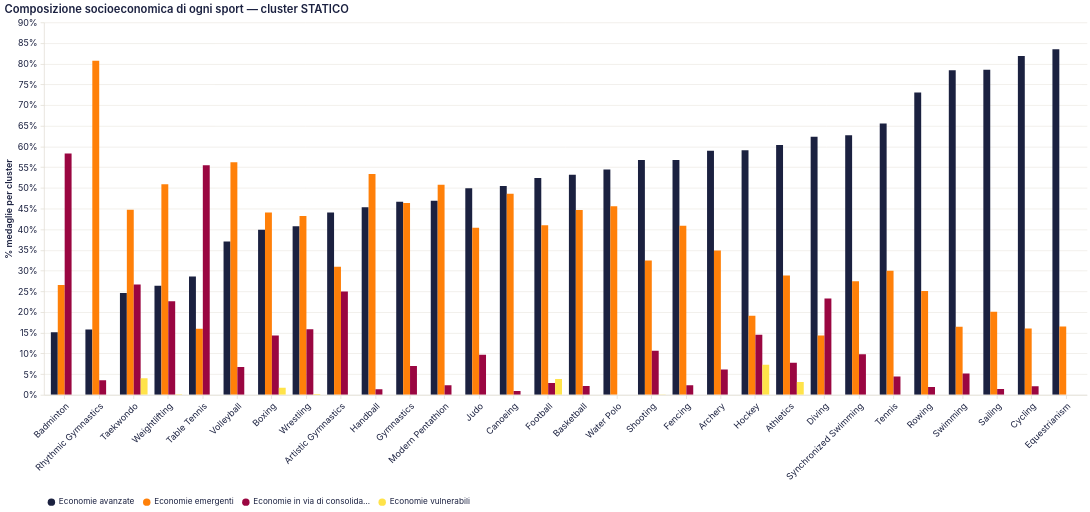

This figure's Vega-Lite source:
### Vega-Lite specification from a JSON file in a GitHub repository (floating-point values rounded to 4 significant figures)
{"$schema": "https://vega.github.io/schema/vega-lite/v5.20.1.json", "config": {"arc": {"fill": "#1b2140"}, "area": {"fill": "#1b2140", "fillOpacity": 0.15, "line": true}, "axis": {"domainColor": "#e2ddd4", "grid": true, "gridColor": "#e2ddd4", "gridWidth": 0.6, "labelAngle": 0, "labelColor": "#1b2140", "labelFont": "Inter, system-ui, -apple-system, BlinkMacSystemFont, 'Segoe UI', Roboto, sans-serif", "labelFontSize": 12, "labelFontWeight": 400, "labelPadding": 4, "tickColor": "#e2ddd4", "tickSize": 5, "titleColor": "#1b2140", "titleFont": "Inter, system-ui, -apple-system, BlinkMacSystemFont, 'Segoe UI', Roboto, sans-serif", "titleFontSize": 12, "titleFontWeight": 600}, "axisBand": {"grid": false}, "background": "transparent", "bar": {"fill": "#1b2140"}, "legend": {"labelColor": "#1b2140", "labelFont": "Inter, system-ui, -apple-system, BlinkMacSystemFont, 'Segoe UI', Roboto, sans-serif", "labelFontSize": 11, "orient": "bottom", "padding": 4, "symbolType": "circle", "titleColor": "#1b2140", "titleFont": "Inter, system-ui, -apple-system, BlinkMacSystemFont, 'Segoe UI', Roboto, sans-serif", "titleFontSize": 12}, "line": {"stroke": "#1b2140", "strokeWidth": 2}, "mark": {"color": "#1b2140"}, "path": {"stroke": "#1b2140"}, "point": {"fill": "#1b2140", "filled": true}, "range": {"category": ["#1b2140", "#ff8009", "#9a0641", "#ffe34a", "#e7b6af", "#0088b0", "#e03830"]}, "rect": {"fill": "#1b2140"}, "shape": {"stroke": "#1b2140"}, "symbol": {"fill": "#1b2140"}, "title": {"anchor": "start", "color": "#1b2140", "font": "Inter, system-ui, -apple-system, BlinkMacSystemFont, 'Segoe UI', Roboto, sans-serif", "fontSize": 15, "fontWeight": 600, "subtitleColor": "#1b2140", "subtitleFont": "Inter, system-ui, -apple-system, BlinkMacSystemFont, 'Segoe UI', Roboto, sans-serif"}, "view": {"continuousHeight": 300, "continuousWidth": 400, "fill": null, "stroke": null}}, "data": {"name": "data-7a6be5bb521c7990e82ccfdb14e7f892"}, "datasets": {"data-7a6be5bb521c7990e82ccfdb14e7f892": [{"cluster_label": "Economie avanzate", "pct_medaglie": 58.96, "sport": "Archery"}, {"cluster_label": "Economie emergenti", "pct_medaglie": 34.91, "sport": "Archery"}, {"cluster_label": "Economie in via di consolidamento", "pct_medaglie": 6.132, "sport": "Archery"}, {"cluster_label": "Economie vulnerabili", "pct_medaglie": 0.0, "sport": "Archery"}, {"cluster_label": "Economie avanzate", "pct_medaglie": 44.05, "sport": "Artistic Gymnastics"}, {"cluster_label": "Economie emergenti", "pct_medaglie": 30.95, "sport": "Artistic Gymnastics"}, {"cluster_label": "Economie in via di consolidamento", "pct_medaglie": 25.0, "sport": "Artistic Gymnastics"}, {"cluster_label": "Economie vulnerabili", "pct_medaglie": 0.0, "sport": "Artistic Gymnastics"}, {"cluster_label": "Economie avanzate", "pct_medaglie": 60.36, "sport": "Athletics"}, {"cluster_label": "Economie emergenti", "pct_medaglie": 28.82, "sport": "Athletics"}, {"cluster_label": "Economie in via di consolidamento", "pct_medaglie": 7.744, "sport": "Athletics"}, {"cluster_label": "Economie vulnerabili", "pct_medaglie": 3.078, "sport": "Athletics"}, {"cluster_label": "Economie avanzate", "pct_medaglie": 15.15, "sport": "Badminton"}, {"cluster_label": "Economie emergenti", "pct_medaglie": 26.52, "sport": "Badminton"}, {"cluster_label": "Economie in via di consolidamento", "pct_medaglie": 58.33, "sport": "Badminton"}, {"cluster_label": "Economie vulnerabili", "pct_medaglie": 0.0, "sport": "Badminton"}, {"cluster_label": "Economie avanzate", "pct_medaglie": 53.19, "sport": "Basketball"}, {"cluster_label": "Economie emergenti", "pct_medaglie": 44.68, "sport": "Basketball"}, {"cluster_label": "Economie in via di consolidamento", "pct_medaglie": 2.128, "sport": "Basketball"}, {"cluster_label": "Economie vulnerabili", "pct_medaglie": 0.0, "sport": "Basketball"}, {"cluster_label": "Economie avanzate", "pct_medaglie": 39.88, "sport": "Boxing"}, {"cluster_label": "Economie emergenti", "pct_medaglie": 44.07, "sport": "Boxing"}, {"cluster_label": "Economie in via di consolidamento", "pct_medaglie": 14.36, "sport": "Boxing"}, {"cluster_label": "Economie vulnerabili", "pct_medaglie": 1.695, "sport": "Boxing"}, {"cluster_label": "Economie avanzate", "pct_medaglie": 50.47, "sport": "Canoeing"}, {"cluster_label": "Economie emergenti", "pct_medaglie": 48.58, "sport": "Canoeing"}, {"cluster_label": "Economie in via di consolidamento", "pct_medaglie": 0.9494, "sport": "Canoeing"}, {"cluster_label": "Economie vulnerabili", "pct_medaglie": 0.0, "sport": "Canoeing"}, {"cluster_label": "Economie avanzate", "pct_medaglie": 81.89, "sport": "Cycling"}, {"cluster_label": "Economie emergenti", "pct_medaglie": 16.02, "sport": "Cycling"}, {"cluster_label": "Economie in via di consolidamento", "pct_medaglie": 2.089, "sport": "Cycling"}, {"cluster_label": "Economie vulnerabili", "pct_medaglie": 0.0, "sport": "Cycling"}, {"cluster_label": "Economie avanzate", "pct_medaglie": 62.38, "sport": "Diving"}, {"cluster_label": "Economie emergenti", "pct_medaglie": 14.36, "sport": "Diving"}, {"cluster_label": "Economie in via di consolidamento", "pct_medaglie": 23.27, "sport": "Diving"}, {"cluster_label": "Economie vulnerabili", "pct_medaglie": 0.0, "sport": "Diving"}, {"cluster_label": "Economie avanzate", "pct_medaglie": 83.49, "sport": "Equestrianism"}, {"cluster_label": "Economie emergenti", "pct_medaglie": 16.51, "sport": "Equestrianism"}, {"cluster_label": "Economie in via di consolidamento", "pct_medaglie": 0.0, "sport": "Equestrianism"}, {"cluster_label": "Economie vulnerabili", "pct_medaglie": 0.0, "sport": "Equestrianism"}, {"cluster_label": "Economie avanzate", "pct_medaglie": 56.77, "sport": "Fencing"}, {"cluster_label": "Economie emergenti", "pct_medaglie": 40.88, "sport": "Fencing"}, {"cluster_label": "Economie in via di consolidamento", "pct_medaglie": 2.348, "sport": "Fencing"}, {"cluster_label": "Economie vulnerabili", "pct_medaglie": 0.0, "sport": "Fencing"}, {"cluster_label": "Economie avanzate", "pct_medaglie": 52.38, "sport": "Football"}, {"cluster_label": "Economie emergenti", "pct_medaglie": 40.95, "sport": "Football"}, {"cluster_label": "Economie in via di consolidamento", "pct_medaglie": 2.857, "sport": "Football"}, {"cluster_label": "Economie vulnerabili", "pct_medaglie": 3.81, "sport": "Football"}, {"cluster_label": "Economie avanzate", "pct_medaglie": 46.68, "sport": "Gymnastics"}, {"cluster_label": "Economie emergenti", "pct_medaglie": 46.34, "sport": "Gymnastics"}, {"cluster_label": "Economie in via di consolidamento", "pct_medaglie": 6.974, "sport": "Gymnastics"}, {"cluster_label": "Economie vulnerabili", "pct_medaglie": 0.0, "sport": "Gymnastics"}, {"cluster_label": "Economie avanzate", "pct_medaglie": 45.33, "sport": "Handball"}, {"cluster_label": "Economie emergenti", "pct_medaglie": 53.33, "sport": "Handball"}, {"cluster_label": "Economie in via di consolidamento", "pct_medaglie": 1.333, "sport": "Handball"}, {"cluster_label": "Economie vulnerabili", "pct_medaglie": 0.0, "sport": "Handball"}, {"cluster_label": "Economie avanzate", "pct_medaglie": 59.09, "sport": "Hockey"}, {"cluster_label": "Economie emergenti", "pct_medaglie": 19.09, "sport": "Hockey"}, {"cluster_label": "Economie in via di consolidamento", "pct_medaglie": 14.55, "sport": "Hockey"}, {"cluster_label": "Economie vulnerabili", "pct_medaglie": 7.273, "sport": "Hockey"}, {"cluster_label": "Economie avanzate", "pct_medaglie": 49.92, "sport": "Judo"}, {"cluster_label": "Economie emergenti", "pct_medaglie": 40.38, "sport": "Judo"}, {"cluster_label": "Economie in via di consolidamento", "pct_medaglie": 9.703, "sport": "Judo"}, {"cluster_label": "Economie vulnerabili", "pct_medaglie": 0.0, "sport": "Judo"}, {"cluster_label": "Economie avanzate", "pct_medaglie": 46.92, "sport": "Modern Pentathlon"}, {"cluster_label": "Economie emergenti", "pct_medaglie": 50.77, "sport": "Modern Pentathlon"}, {"cluster_label": "Economie in via di consolidamento", "pct_medaglie": 2.308, "sport": "Modern Pentathlon"}, {"cluster_label": "Economie vulnerabili", "pct_medaglie": 0.0, "sport": "Modern Pentathlon"}, {"cluster_label": "Economie avanzate", "pct_medaglie": 15.79, "sport": "Rhythmic Gymnastics"}, {"cluster_label": "Economie emergenti", "pct_medaglie": 80.7, "sport": "Rhythmic Gymnastics"}, {"cluster_label": "Economie in via di consolidamento", "pct_medaglie": 3.509, "sport": "Rhythmic Gymnastics"}, {"cluster_label": "Economie vulnerabili", "pct_medaglie": 0.0, "sport": "Rhythmic Gymnastics"}, {"cluster_label": "Economie avanzate", "pct_medaglie": 73.07, "sport": "Rowing"}, {"cluster_label": "Economie emergenti", "pct_medaglie": 25.06, "sport": "Rowing"}, {"cluster_label": "Economie in via di consolidamento", "pct_medaglie": 1.87, "sport": "Rowing"}, {"cluster_label": "Economie vulnerabili", "pct_medaglie": 0.0, "sport": "Rowing"}, {"cluster_label": "Economie avanzate", "pct_medaglie": 78.53, "sport": "Sailing"}, {"cluster_label": "Economie emergenti", "pct_medaglie": 20.07, "sport": "Sailing"}, {"cluster_label": "Economie in via di consolidamento", "pct_medaglie": 1.396, "sport": "Sailing"}, {"cluster_label": "Economie vulnerabili", "pct_medaglie": 0.0, "sport": "Sailing"}, {"cluster_label": "Economie avanzate", "pct_medaglie": 56.76, "sport": "Shooting"}, {"cluster_label": "Economie emergenti", "pct_medaglie": 32.48, "sport": "Shooting"}, {"cluster_label": "Economie in via di consolidamento", "pct_medaglie": 10.64, "sport": "Shooting"}, {"cluster_label": "Economie vulnerabili", "pct_medaglie": 0.1109, "sport": "Shooting"}, {"cluster_label": "Economie avanzate", "pct_medaglie": 78.41, "sport": "Swimming"}, {"cluster_label": "Economie emergenti", "pct_medaglie": 16.44, "sport": "Swimming"}, {"cluster_label": "Economie in via di consolidamento", "pct_medaglie": 5.145, "sport": "Swimming"}, {"cluster_label": "Economie vulnerabili", "pct_medaglie": 0.0, "sport": "Swimming"}, {"cluster_label": "Economie avanzate", "pct_medaglie": 62.75, "sport": "Synchronized Swimming"}, {"cluster_label": "Economie emergenti", "pct_medaglie": 27.45, "sport": "Synchronized Swimming"}, {"cluster_label": "Economie in via di consolidamento", "pct_medaglie": 9.804, "sport": "Synchronized Swimming"}, {"cluster_label": "Economie vulnerabili", "pct_medaglie": 0.0, "sport": "Synchronized Swimming"}, {"cluster_label": "Economie avanzate", "pct_medaglie": 28.57, "sport": "Table Tennis"}, {"cluster_label": "Economie emergenti", "pct_medaglie": 15.97, "sport": "Table Tennis"}, {"cluster_label": "Economie in via di consolidamento", "pct_medaglie": 55.46, "sport": "Table Tennis"}, {"cluster_label": "Economie vulnerabili", "pct_medaglie": 0.0, "sport": "Table Tennis"}, {"cluster_label": "Economie avanzate", "pct_medaglie": 24.62, "sport": "Taekwondo"}, {"cluster_label": "Economie emergenti", "pct_medaglie": 44.72, "sport": "Taekwondo"}, {"cluster_label": "Economie in via di consolidamento", "pct_medaglie": 26.63, "sport": "Taekwondo"}, {"cluster_label": "Economie vulnerabili", "pct_medaglie": 4.02, "sport": "Taekwondo"}, {"cluster_label": "Economie avanzate", "pct_medaglie": 65.59, "sport": "Tennis"}, {"cluster_label": "Economie emergenti", "pct_medaglie": 29.96, "sport": "Tennis"}, {"cluster_label": "Economie in via di consolidamento", "pct_medaglie": 4.453, "sport": "Tennis"}, {"cluster_label": "Economie vulnerabili", "pct_medaglie": 0.0, "sport": "Tennis"}, {"cluster_label": "Economie avanzate", "pct_medaglie": 37.08, "sport": "Volleyball"}, {"cluster_label": "Economie emergenti", "pct_medaglie": 56.18, "sport": "Volleyball"}, {"cluster_label": "Economie in via di consolidamento", "pct_medaglie": 6.742, "sport": "Volleyball"}, {"cluster_label": "Economie vulnerabili", "pct_medaglie": 0.0, "sport": "Volleyball"}, {"cluster_label": "Economie avanzate", "pct_medaglie": 54.46, "sport": "Water Polo"}, {"cluster_label": "Economie emergenti", "pct_medaglie": 45.54, "sport": "Water Polo"}, {"cluster_label": "Economie in via di consolidamento", "pct_medaglie": 0.0, "sport": "Water Polo"}, {"cluster_label": "Economie vulnerabili", "pct_medaglie": 0.0, "sport": "Water Polo"}, {"cluster_label": "Economie avanzate", "pct_medaglie": 26.35, "sport": "Weightlifting"}, {"cluster_label": "Economie emergenti", "pct_medaglie": 50.9, "sport": "Weightlifting"}, {"cluster_label": "Economie in via di consolidamento", "pct_medaglie": 22.6, "sport": "Weightlifting"}, {"cluster_label": "Economie vulnerabili", "pct_medaglie": 0.1497, "sport": "Weightlifting"}, {"cluster_label": "Economie avanzate", "pct_medaglie": 40.74, "sport": "Wrestling"}, {"cluster_label": "Economie emergenti", "pct_medaglie": 43.19, "sport": "Wrestling"}, {"cluster_label": "Economie in via di consolidamento", "pct_medaglie": 15.86, "sport": "Wrestling"}, {"cluster_label": "Economie vulnerabili", "pct_medaglie": 0.2163, "sport": "Wrestling"}]}, "encoding": {"color": {"field": "cluster_label", "scale": {"domain": ["Economie avanzate", "Economie emergenti", "Economie in via di consolidamento", "Economie vulnerabili"], "range": ["#1b2140", "#ff8009", "#9a0641", "#ffe34a"]}, "sort": ["Economie avanzate", "Economie emergenti", "Economie in via di consolidamento", "Economie vulnerabili"], "title": null, "type": "nominal"}, "tooltip": [{"field": "sport", "title": "Sport", "type": "nominal"}, {"field": "cluster_label", "title": "Cluster", "type": "nominal"}, {"field": "pct_medaglie", "format": ".1f", "title": "% medaglie", "type": "quantitative"}], "x": {"axis": {"labelAngle": -45}, "field": "sport", "sort": ["Badminton", "Rhythmic Gymnastics", "Taekwondo", "Weightlifting", "Table Tennis", "Volleyball", "Boxing", "Wrestling", "Artistic Gymnastics", "Handball", "Gymnastics", "Modern Pentathlon", "Judo", "Canoeing", "Football", "Basketball", "Water Polo", "Shooting", "Fencing", "Archery", "Hockey", "Athletics", "Diving", "Synchronized Swimming", "Tennis", "Rowing", "Swimming", "Sailing", "Cycling", "Equestrianism"], "title": null, "type": "nominal"}, "xOffset": {"field": "cluster_label", "sort": ["Economie avanzate", "Economie emergenti", "Economie in via di consolidamento", "Economie vulnerabili"], "type": "nominal"}, "y": {"axis": {"format": ".0f", "labelExpr": "datum.label + '%'"}, "field": "pct_medaglie", "stack": null, "title": "% medaglie per cluster", "type": "quantitative"}}, "height": 500, "mark": {"type": "bar"}, "params": [{"bind": "scales", "name": "param_19", "select": {"encodings": ["x", "y"], "type": "interval"}}], "title": "Composizione socioeconomica di ogni sport — cluster STATICO", "transform": [{"as": "cluster_order_idx", "calculate": "indexof(['Economie avanzate', 'Economie emergenti', 'Economie in via di consolidamento', 'Economie vulnerabili'], datum.cluster_label)"}], "width": 1400}
